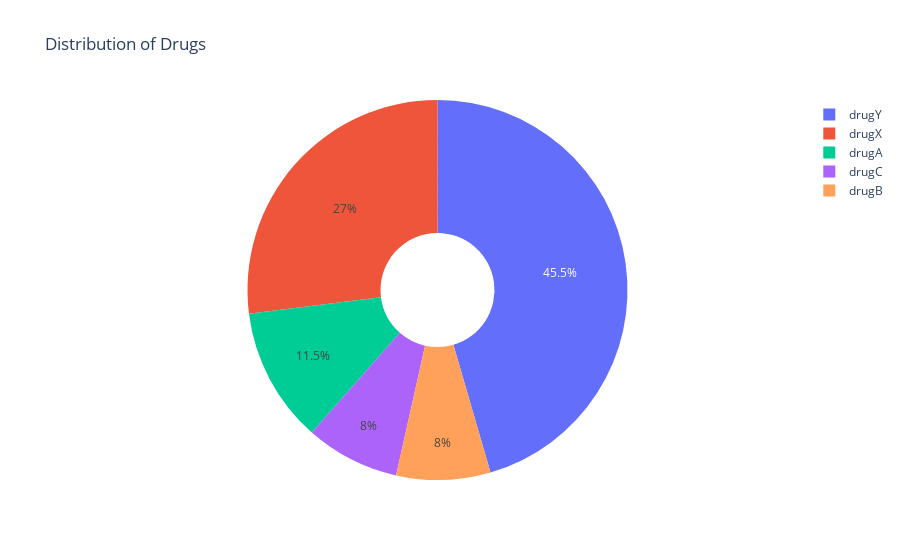

Write notebook code for a chart like this one.
### Code cell
px.pie(data_frame=data,
         names='Drug',
         title='Distribution of Drugs',
         labels={'Drug': 'Type of Drug'},
         hole=0.3)

### Figure 1 — Plotly figure (JSON) as saved in the notebook; plotly's stock layout.template omitted (floating-point values rounded to 4 significant figures; data arrays with more than 128 entries replaced by an {"elided": "..."} marker saying what was removed)
{"data": [{"domain": {"x": [0, 1], "y": [0, 1]}, "hole": 0.3, "hovertemplate": "Type of Drug=%{label}<extra></extra>", "labels": {"elided": "200 str values"}, "legendgroup": "", "name": "", "showlegend": true, "type": "pie"}], "layout": {"legend": {"tracegroupgap": 0}, "title": {"text": "Distribution of Drugs"}}}
